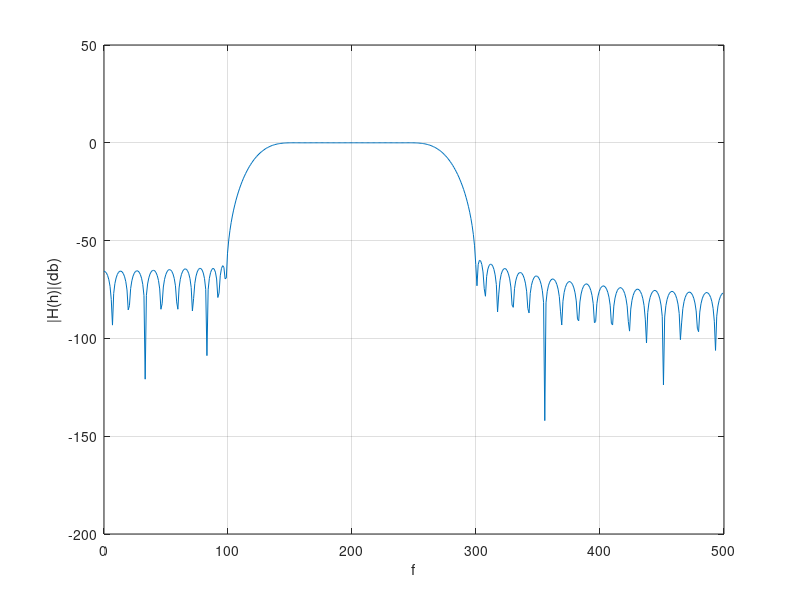

Source code (MATLAB):
t=cputime
Fs=1000;
FN=Fs/2;
N=73;
beta=5.65;
fc1=125/FN;
fc2=275/FN;
fc=[fc1 fc2];
hn=fir1(N-1,fc,kaiser(N,beta));
[H f]=freqz(hn,1,512,Fs);
mag=20*log10(abs(H));
plot(f,mag);
grid on
xlabel('f');
ylabel('|H(h)|(db)')
cputime-t